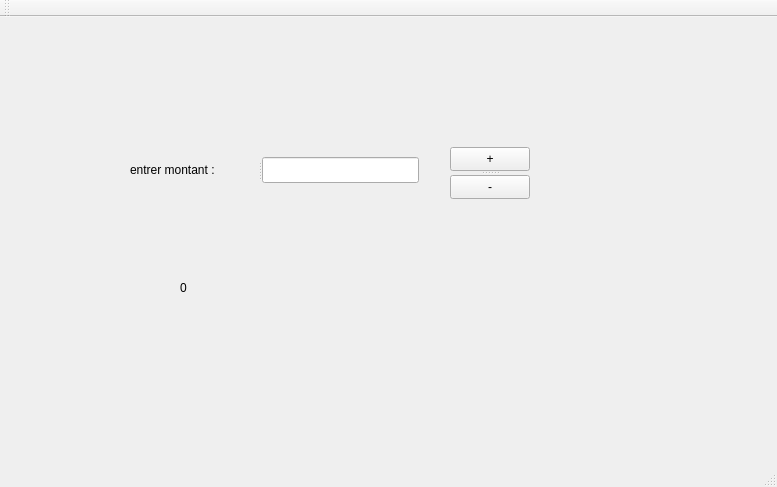
<?xml version="1.0" encoding="UTF-8"?>
<ui version="4.0">
 <class>MainWindow</class>
 <widget class="QMainWindow" name="MainWindow">
  <property name="geometry">
   <rect>
    <x>0</x>
    <y>0</y>
    <width>777</width>
    <height>487</height>
   </rect>
  </property>
  <property name="windowTitle">
   <string>MainWindow</string>
  </property>
  <widget class="QWidget" name="centralWidget">
   <widget class="QLabel" name="labelSolde">
    <property name="geometry">
     <rect>
      <x>180</x>
      <y>250</y>
      <width>121</width>
      <height>41</height>
     </rect>
    </property>
    <property name="text">
     <string>0</string>
    </property>
   </widget>
   <widget class="QSplitter" name="splitter">
    <property name="geometry">
     <rect>
      <x>130</x>
      <y>140</y>
      <width>289</width>
      <height>26</height>
     </rect>
    </property>
    <property name="orientation">
     <enum>Qt::Horizontal</enum>
    </property>
    <widget class="QLabel" name="labelMontant">
     <property name="text">
      <string>entrer montant : </string>
     </property>
    </widget>
    <widget class="QLineEdit" name="lineEditMontant"/>
   </widget>
   <widget class="QSplitter" name="splitter_2">
    <property name="geometry">
     <rect>
      <x>450</x>
      <y>130</y>
      <width>80</width>
      <height>52</height>
     </rect>
    </property>
    <property name="orientation">
     <enum>Qt::Vertical</enum>
    </property>
    <widget class="QPushButton" name="pushButtonPlus">
     <property name="text">
      <string>+</string>
     </property>
    </widget>
    <widget class="QPushButton" name="pushButtonMoin">
     <property name="text">
      <string>-</string>
     </property>
    </widget>
   </widget>
  </widget>
  <widget class="QMenuBar" name="menuBar">
   <property name="geometry">
    <rect>
     <x>0</x>
     <y>0</y>
     <width>777</width>
     <height>23</height>
    </rect>
   </property>
  </widget>
  <widget class="QToolBar" name="mainToolBar">
   <attribute name="toolBarArea">
    <enum>TopToolBarArea</enum>
   </attribute>
   <attribute name="toolBarBreak">
    <bool>false</bool>
   </attribute>
  </widget>
  <widget class="QStatusBar" name="statusBar"/>
 </widget>
 <layoutdefault spacing="6" margin="11"/>
 <resources/>
 <connections/>
</ui>
